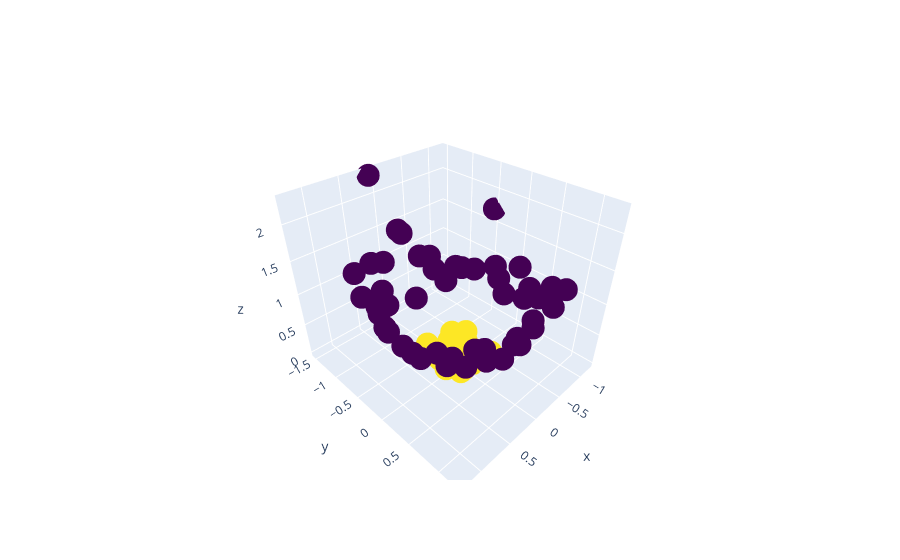

Notebook cell for this chart:
### Code cell
# 3D visualization using plotly
points = go.Scatter3d(x=X[:, 0],y=X[:, 1],z=X[:, 2], mode='markers', marker=dict(size=8, color = y, colorscale='viridis',opacity=1.0))

fig = go.Figure(data=[points])
fig.show()
